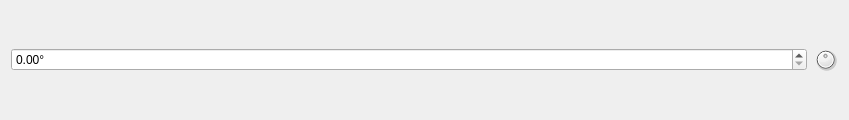
<?xml version="1.0" encoding="UTF-8"?>
<ui version="4.0">
 <class>doubleSpinDial</class>
 <widget class="QWidget" name="doubleSpinDial">
  <property name="geometry">
   <rect>
    <x>0</x>
    <y>0</y>
    <width>849</width>
    <height>120</height>
   </rect>
  </property>
  <property name="windowTitle">
   <string>Form</string>
  </property>
  <layout class="QHBoxLayout" name="horizontalLayout">
   <item>
    <widget class="QDoubleSpinBox" name="doubleSpinBox">
     <property name="suffix">
      <string>°</string>
     </property>
     <property name="maximum">
      <double>360.000000000000000</double>
     </property>
    </widget>
   </item>
   <item>
    <widget class="QDial" name="dial">
     <property name="minimumSize">
      <size>
       <width>0</width>
       <height>0</height>
      </size>
     </property>
     <property name="maximumSize">
      <size>
       <width>25</width>
       <height>25</height>
      </size>
     </property>
     <property name="maximum">
      <number>360</number>
     </property>
     <property name="sliderPosition">
      <number>180</number>
     </property>
     <property name="invertedAppearance">
      <bool>false</bool>
     </property>
     <property name="wrapping">
      <bool>true</bool>
     </property>
     <property name="notchTarget">
      <double>3.600000000000000</double>
     </property>
     <property name="notchesVisible">
      <bool>false</bool>
     </property>
    </widget>
   </item>
  </layout>
 </widget>
 <resources/>
 <connections>
  <connection>
   <sender>dial</sender>
   <signal>sliderMoved(int)</signal>
   <receiver>doubleSpinBox</receiver>
   <slot>update()</slot>
   <hints>
    <hint type="sourcelabel">
     <x>827</x>
     <y>59</y>
    </hint>
    <hint type="destinationlabel">
     <x>408</x>
     <y>59</y>
    </hint>
   </hints>
  </connection>
 </connections>
</ui>
